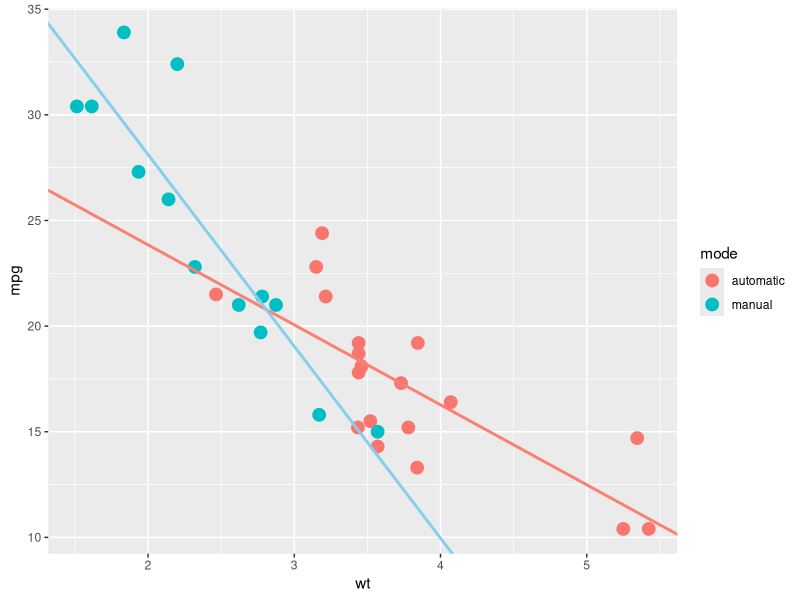
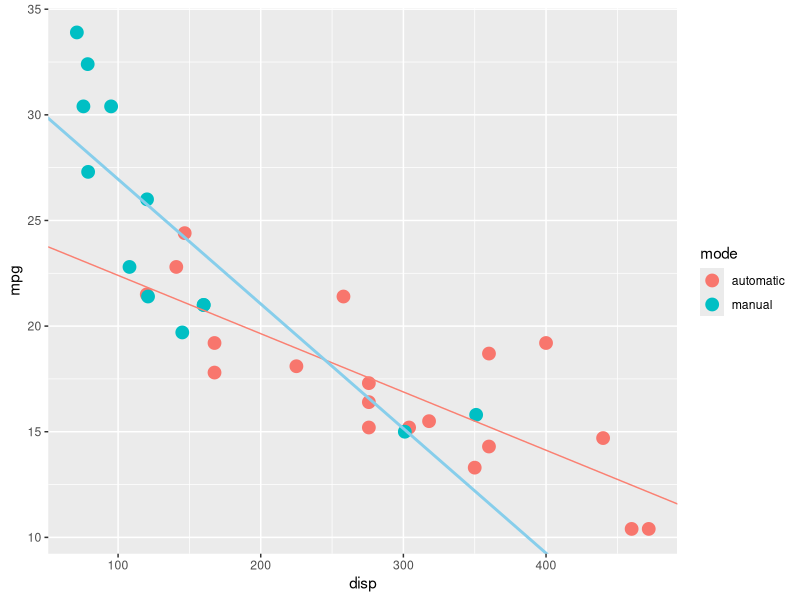
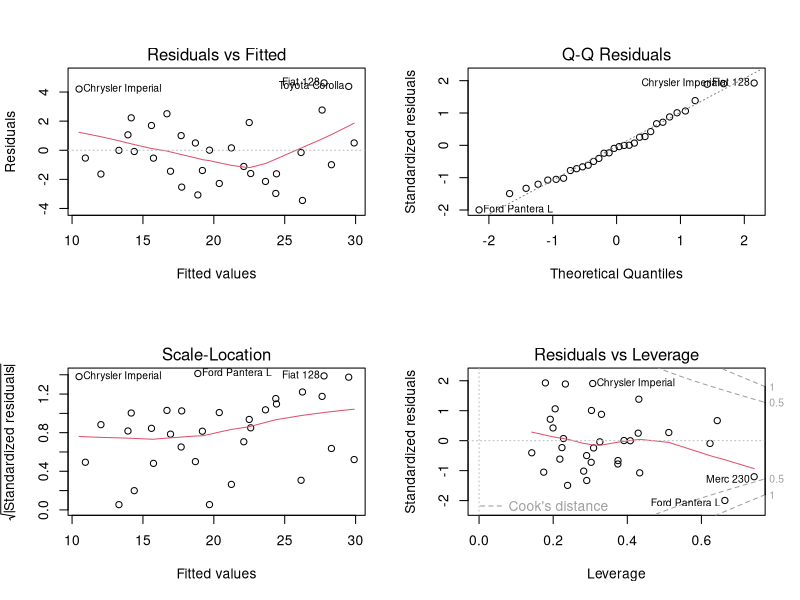

R code for these plots, in order:
## ---- chunk 1
options(warn = -1)

data(mtcars)

library(ggplot2)


library(dplyr)


## ---- chunk 2
mtcars$mode<-ifelse(mtcars$am==0,"automatic","manual")

## ---- chunk 3
sumry<-group_by(mtcars,mode)
meandata<-summarise(sumry,mean(mpg))
meandata<-data.frame(meandata)
colnames(meandata)<-c("mode","mean")
meandata
## ---- chunk 4
t.test(mtcars$mpg[mtcars$am==0],mtcars$mpg[mtcars$am==1],paired = FALSE)
## ---- chunk 5

fit1<-lm(mpg~.,data = mtcars)
fit1
## ---- chunk 6
fit2<-lm(mpg~wt*factor(mode),data = mtcars)
fit2$coefficients

## ---- chunk 7
fit3<-lm(mpg~disp*factor(mode),data = mtcars)
fit3$coefficients
## ---- chunk 8
fit4<-lm(mpg~hp*factor(mode),data = mtcars)
fit4$coefficients
## ---- chunk 9
fit5<-lm(mpg~cyl*factor(mode),data = mtcars)
fit5$coefficients
## ---- chunk 10
ggplot(data = mtcars,aes(x=wt,y=mpg,color=mode))+geom_point(size=4)+geom_abline(slope = -3.786,intercept = 31.416,color="salmon",size=1)+geom_abline(slope = -9.08,intercept = 46.28,color="skyblue",size=1)
## ---- chunk 11
par(mfrow = c(2, 2))
ggplot(data = mtcars,aes(x=disp,y=mpg,color=mode))+geom_point(size=4)+geom_abline(slope = -0.027584,intercept =25.157,color="salmon")+geom_abline(slope = -0.0590,intercept = 32.85,color="skyblue",size=1)

## ---- chunk 12
par(mfrow = c(2, 2))
plot(fit1)
